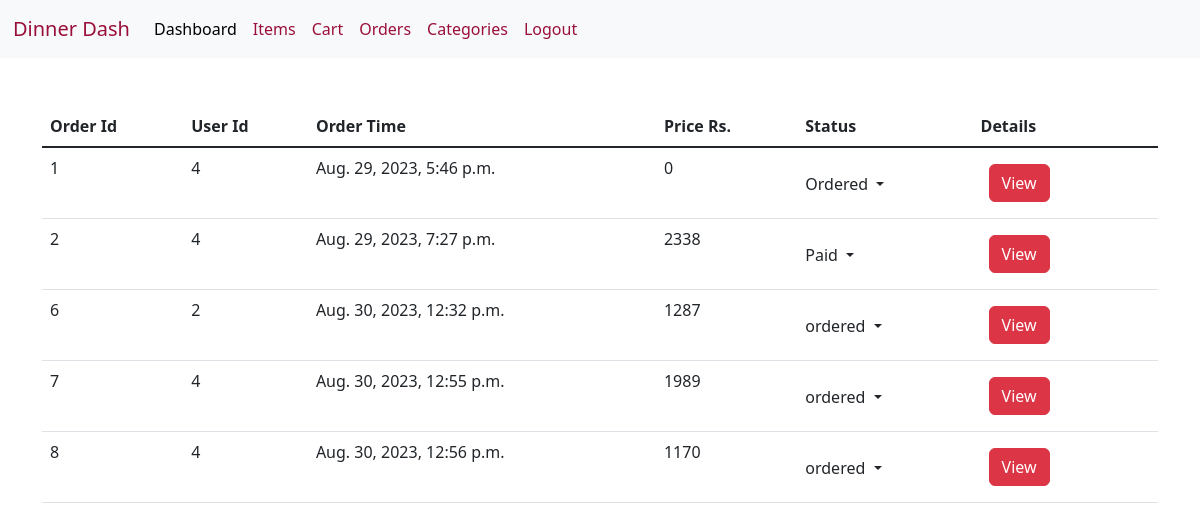
Screenshot of / (signed in) with the database file from the repository.
### Order/models.py (models this page shows, shortened)
class Order(models.Model):
    STATUS_CHOICES = [
        ('ordered', 'Ordered'),
        ('paid', 'Paid'),
        ('completed', 'Completed'),
        ('cancelled', 'Cancelled'),
    ]
    user = models.ForeignKey(User, on_delete=models.CASCADE)
    items = models.ManyToManyField(Item, through='OrderItem')
    status = models.CharField(max_length=20, choices=STATUS_CHOICES)
    created_at = models.DateTimeField(auto_now_add=True)
    total = models.BigIntegerField(default=0)

### home/views.py (the view, shortened to what this page needs)
# urls.py: path("", views.index.as_view(), name='home'),
class index(View):
    def get(self, request):
        if request.user.is_superuser:
            orders = Order.objects.all()
            status_choices  = Order.STATUS_CHOICES
            return render(request, "Admin_Index.html", {'orders': orders, 'status_choices': status_choices})
        else:
            return render(request, "home.html")

### templates/Admin_Index.html (shortened to what this page needs)
{% extends 'base.html' %}
{% block body%}
<div class="container mt-5">
    <table class="table">
        <thead>
            <tr>
                <th scope="col">Order Id</th>
                <th scope="col">User Id</th>
                <th scope="col">Order Time</th>
                <th scope="col">Price Rs.</th>
                <th scope="col">Status</th>
                <th scope="col">Details</th>
            </tr>
        </thead>
        <tbody>
            {% for order in orders%}
            <tr>
                <td>{{order.pk}}</td>
                <td>{{order.user.pk}}</td>
                <td>{{order.created_at}}</td>
                <td>{{order.total}}</td>
                <td>
                    <a class="nav-link  dropdown-toggle mt-3 me-2" href="#" id="navbarDropdown" role="button" data-bs-toggle="dropdown" aria-expanded="false">
                        {{order.status}}
                    </a>
                </td>
                <td><form action="{% url 'vieworder' %}" method = "post" class="m-2">
                    <input type="submit" class="btn btn-danger" value="View">
                </form><td>
            </tr>
            {% endfor%}
        </tbody>
    </table>
</div>
{% endblock body%}

### static/Hello/style.css (style rules this page uses)
::placeholder { color: #9a0f39; }

### rows the page displays
Order: pk "1", user.pk "4", created_at "Aug. 29, 2023, 5:46 p.m.", total "0", status "Ordered"
Order: pk "2", user.pk "4", created_at "Aug. 29, 2023, 7:27 p.m.", total "2338", status "Paid"
Order: pk "6", user.pk "2", created_at "Aug. 30, 2023, 12:32 p.m.", total "1287", status "ordered"
Order: pk "7", user.pk "4", created_at "Aug. 30, 2023, 12:55 p.m.", total "1989", status "ordered"
Order: pk "8", user.pk "4", created_at "Aug. 30, 2023, 12:56 p.m.", total "1170", status "ordered"
